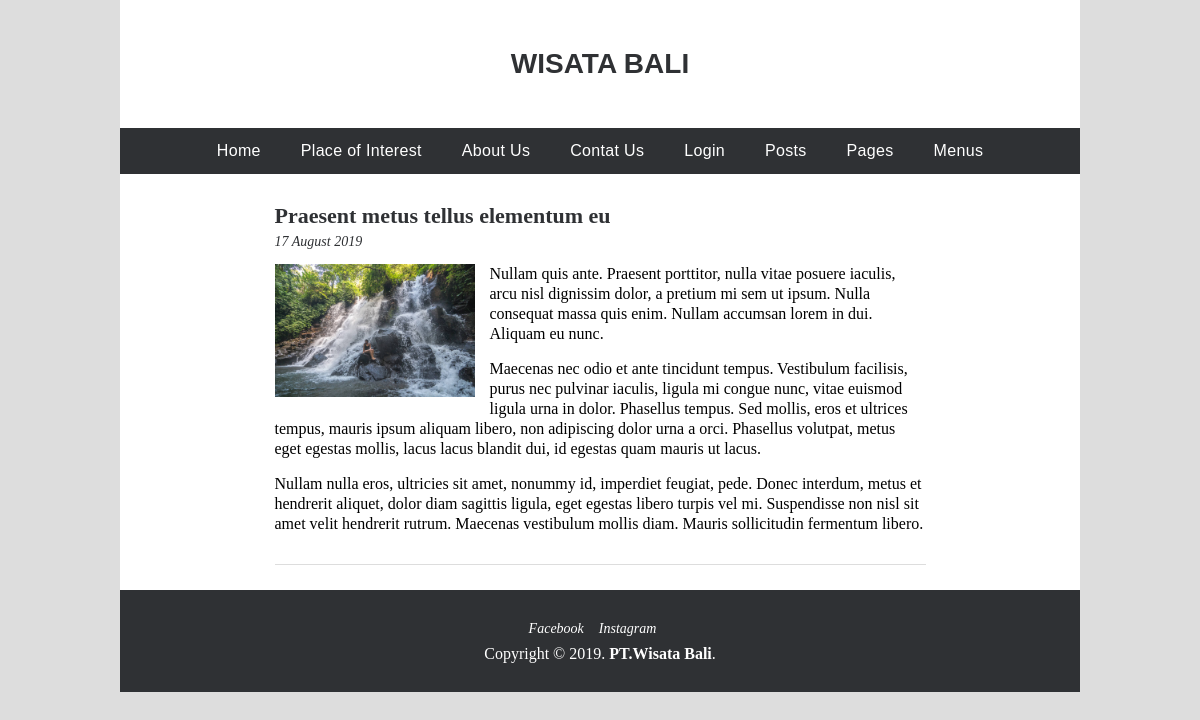
The app's page /single.php?post=6 with its own data.
### tables this page shows
CREATE TABLE `post` (
  `id` int(10) NOT NULL,
  `post_title` varchar(100) NOT NULL,
  `post_description` longtext NOT NULL,
  `post_image` varchar(200) NOT NULL,
  `post_date` varchar(50) NOT NULL,
  `post_status` int(1) NOT NULL
);

### single.php (the view, shortened to what this page needs)
<?php include('header.php'); ?>
<?php include('menu.php'); ?>
		<div class="content">
			<?php
				include ("koneksi.php");
				$id = $_GET['post'];
				$data = mysqli_query($koneksi, "SELECT * FROM post WHERE id=$id");
				while($d = mysqli_fetch_array($data)){
			?>
			<article>
				<div class="title">
					<h1><a href="#"><?php echo $d['post_title']; ?></a></h1>
				</div>
				<div class="info"><span>17 August 2019</span></div>
				<div class="thumbnail">
					<img src="images/<?php echo $d['post_image']; ?>" alt="Tibumana Wisata Bali">
				</div>
				<?php echo $d['post_description']; ?>
			</article>
			<?php } ?>
		</div>
		<?php include('footer.php'); ?>

### css/style.css (style rules this page uses)
body { background-color: #ddd; }
article { width: 70%; margin: 0 auto; padding: 15px 0; border-bottom: 1px solid #ddd; margin-bottom: 10px; }
.title { margin-bottom: 5px; }
.title h1 a { font-size: 22px; line-height: 24px; text-decoration: none; color: #2f3134; font-weight: bold; transition: color 0.2s ease-in-out; }
.info { margin-bottom: 15px; }
article span { font-size: 14px; color: #2f3134; font-style: italic; }
.thumbnail { float: left; margin: 0 15px 10px 0; }
.thumbnail img { max-width: 200px; height: auto; opacity: 1; filter: alpha(opacity=100); transition: all 0.2s ease-in-out; }
article p { font-size: 16px; line-height: 20px; margin-bottom: 15px; }
.content { padding: 15px; }

### records on screen
post: post_title "Praesent metus tellus elementum eu", post_image (picture), post_description "Nullam quis ante. Praesent porttitor, nulla vitae posuere iaculis, arcu nisl dignissim dolor, a pretium mi sem ut ipsum. Nulla consequat massa quis enim. Nullam accumsan lorem in dui. Aliquam eu nunc. Maecenas nec odio et ante tincidunt tempus. Vestibulum facilisis, purus nec pulvinar iaculis, ligula mi congue nunc, vitae euismod ligula urna in dolor. Phasellus tempus. Sed mollis, eros et ultrices tempus, mauris ipsum aliquam libero, non adipiscing dolor urna a orci. Phasellus volutpat, metus eget egestas mollis, lacus lacus blandit dui, id egestas quam mauris ut lacus. Nullam nulla eros, ultricies sit amet, nonummy id, imperdiet feugiat, pede. Donec interdum, metus et hendrerit aliquet,…"
